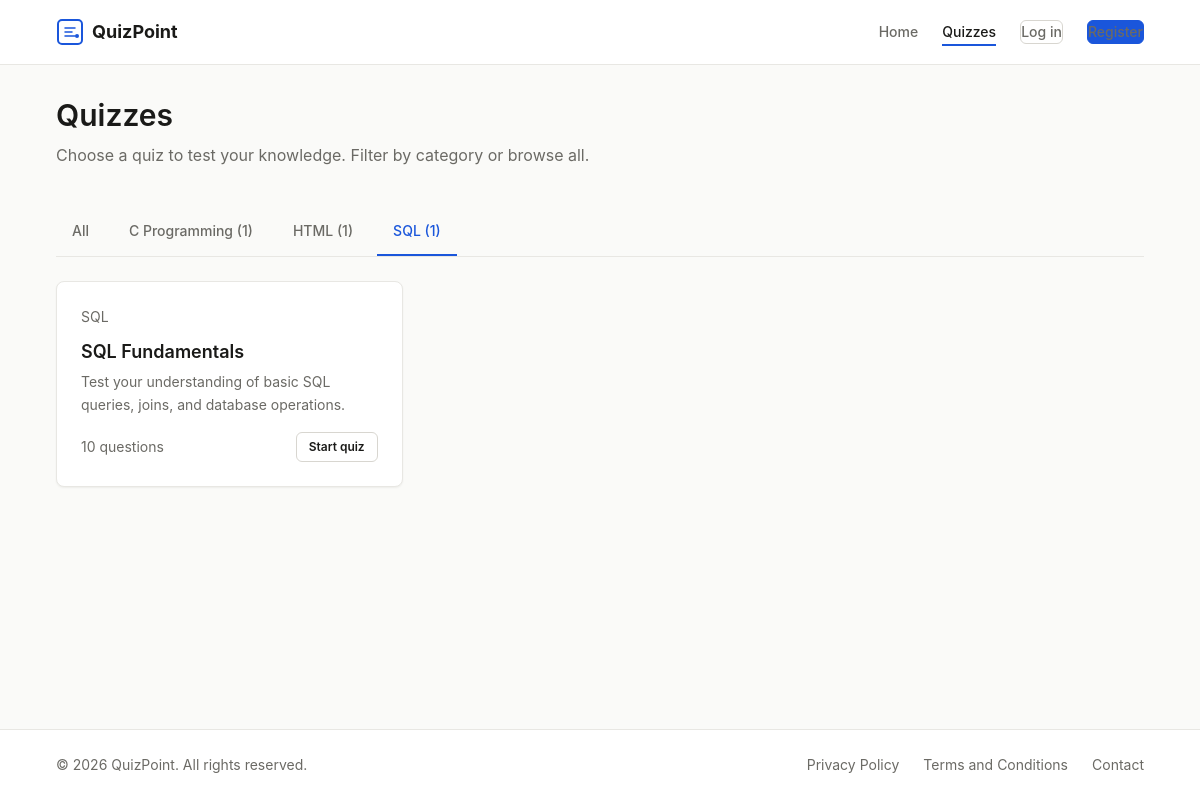
/quizzes.php?category=2, run on the app's committed database.
### tables this page shows
CREATE TABLE categories (
  category_id INT UNSIGNED AUTO_INCREMENT PRIMARY KEY,
  category_name VARCHAR(100) NOT NULL UNIQUE
);

CREATE TABLE quizzes (
  quiz_id INT UNSIGNED AUTO_INCREMENT PRIMARY KEY,
  title VARCHAR(255) NOT NULL,
  category_id INT UNSIGNED NOT NULL,
  description TEXT,
  status ENUM('active', 'inactive') NOT NULL DEFAULT 'active',
  created_at DATETIME NOT NULL DEFAULT CURRENT_TIMESTAMP,
  FOREIGN KEY (category_id) REFERENCES categories(category_id)
    ON DELETE RESTRICT ON UPDATE CASCADE,
  INDEX idx_category (category_id),
  INDEX idx_status (status)
);

### includes/helpers.php (called while the page is built, shortened)
<?php
function e(?string $value): string
{
    return htmlspecialchars((string)$value, ENT_QUOTES, 'UTF-8');
}
function truncate(string $text, int $maxLength = 120): string
{
    if (mb_strlen($text) <= $maxLength) {
        return $text;
    }
    return mb_substr($text, 0, $maxLength) . '...';
}

### quizzes.php (the view, shortened to what this page needs)
<?php
require_once __DIR__ . '/includes/helpers.php';
$db = getDB();
$categoryFilter = isset($_GET['category']) ? (int)$_GET['category'] : 0;
$categories = $db->query(
    'SELECT c.category_id, c.category_name,
            (SELECT COUNT(*) FROM quizzes WHERE category_id = c.category_id AND status = "active") AS quiz_count
     FROM categories c
     HAVING quiz_count > 0
     ORDER BY c.category_name'
)->fetchAll();
if ($categoryFilter > 0) {
    $stmt = $db->prepare(
        'SELECT q.quiz_id, q.title, q.description, c.category_name,
                (SELECT COUNT(*) FROM questions WHERE quiz_id = q.quiz_id) AS question_count
         FROM quizzes q
         JOIN categories c ON q.category_id = c.category_id
         WHERE q.status = "active" AND q.category_id = :cat
         ORDER BY q.title'
    );
    $stmt->execute([':cat' => $categoryFilter]);
}
$quizzes = $stmt->fetchAll();
require __DIR__ . '/includes/header.php';
?>
<div class="container">
    <div class="page-header">
        <h1>Quizzes</h1>
        <p>Choose a quiz to test your knowledge. Filter by category or browse all.</p>
    </div>
    <?php if (!empty($categories)): ?>
        <div class="admin-nav" role="navigation" aria-label="Category filter">
            <a href="<?= e(BASE_URL) ?>/quizzes.php"
               class="<?= $categoryFilter === 0 ? 'active' : '' ?>">All</a>
            <?php foreach ($categories as $cat): ?>
                <a href="<?= e(BASE_URL) ?>/quizzes.php?category=<?= (int)$cat['category_id'] ?>"
                   class="<?= $categoryFilter === (int)$cat['category_id'] ? 'active' : '' ?>">
                    <?= e($cat['category_name']) ?> (<?= (int)$cat['quiz_count'] ?>)
                </a>
            <?php endforeach; ?>
        </div>
    <?php endif; ?>
    <?php if (empty($quizzes)): ?>
        <div class="empty-state">
            <svg width="48" height="48" viewBox="0 0 24 24" fill="none" stroke="currentColor" stroke-width="1.5" stroke-linecap="round" stroke-linejoin="round" aria-hidden="true">
                <path d="M14 2H6a2 2 0 00-2 2v16a2 2 0 002 2h12a2 2 0 002-2V8z"/>
                <polyline points="14 2 14 8 20 8"/>
                <line x1="16" y1="13" x2="8" y2="13"/>
                <line x1="16" y1="17" x2="8" y2="17"/>
            </svg>
            <p>No quizzes found in this category.</p>
            <a href="<?= e(BASE_URL) ?>/quizzes.php" class="btn btn-outline">View all quizzes</a>
        </div>
    <?php else: ?>
        <div class="quiz-grid">
            <?php foreach ($quizzes as $quiz): ?>
                <a href="<?= e(BASE_URL) ?>/quiz.php?id=<?= (int)$quiz['quiz_id'] ?>" class="quiz-card-link">
                    <div class="card">
                        <div class="card-meta"><?= e($quiz['category_name']) ?></div>
                        <h3 class="card-title"><?= e($quiz['title']) ?></h3>
                        <p class="card-desc"><?= e(truncate($quiz['description'])) ?></p>
                        <div class="quiz-card-footer">
                            <span class="text-sm text-muted"><?= (int)$quiz['question_count'] ?> questions</span>
                            <span class="btn btn-sm btn-outline">Start quiz</span>
                        </div>
                    </div>
                </a>
            <?php endforeach; ?>
        </div>
    <?php endif; ?>
</div>
<div style="padding-bottom: var(--space-12);"></div>
<?php require __DIR__ . '/includes/footer.php'; ?>

### assets/css/style.css (style rules this page uses)
:root { --color-bg: #fafaf8; --color-bg-alt: #f2f1ed; --color-surface: #ffffff; --color-border: #d8d6d0; --color-border-light:#e8e7e3; --color-text: #1a1a18; --color-text-muted: #6b6a65; --color-accent: #1a56db; --color-accent-hover:#1547b8; --color-accent-light:#e8eefb; --color-success: #16794a; --color-success-bg: #e7f6ee; --color-error: #c43333; --color-error-bg: #fce8e8; --color-warning: #b45309; --color-warning-bg: #fef3e2; --font-family: -apple-system, BlinkMacSystemFont, "Segoe UI", Roboto, "Helvetica Neue", Arial, sans-serif, "Apple Color Emoji", "Segoe UI Emoji"; --font-mono: "SFMono-Regular", Consolas, "Liberation Mono", Menlo, monospace; --text-xs: 0.75rem; --text-sm: 0.875rem; --text-base: 1rem; --text-lg: 1.125rem; --text-xl: 1.25rem; --text-2xl: 1.5rem; --text-3xl: 1.875rem; --text-4xl: 2.25rem; --leading-tight: 1.25; --leading-normal: 1.6; --space-1: 0.25rem; --space-2: 0.5rem; --space-3: 0.75rem; --space-4: 1rem; --space-5: 1.25rem; --space-6: 1.5rem; --space-8: 2rem; --space-10: 2.5rem; --space-12: 3rem; --space-16: 4rem; --space-20: 5rem; --radius-sm: 4px; --radius-md: 6px; --radius-lg: 8px; --shadow-sm: 0 1px 2px rgba(26, 26, 24, 0.06); --shadow-md: 0 2px 6px rgba(26, 26, 24, 0.08); --transition: 150ms ease; --container-max: 1120px; }
*, *::before, *::after { box-sizing: border-box; margin: 0; padding: 0; }
html { font-size: 100%; -webkit-text-size-adjust: 100%; scroll-behavior: smooth; }
body { font-family: var(--font-family); font-size: var(--text-base); line-height: var(--leading-normal); color: var(--color-text); background-color: var(--color-bg); min-height: 100vh; display: flex; flex-direction: column; -webkit-font-smoothing: antialiased; -moz-osx-font-smoothing: grayscale; }
a { color: var(--color-accent); text-decoration: none; transition: color var(--transition); }
.container { width: 100%; max-width: var(--container-max); margin: 0 auto; padding: 0 var(--space-4); }
h1, h2, h3, h4, h5, h6 { line-height: var(--leading-tight); font-weight: 600; color: var(--color-text); }
h1 { font-size: var(--text-3xl); margin-bottom: var(--space-6); }
h3 { font-size: var(--text-xl); margin-bottom: var(--space-3); }
p { margin-bottom: var(--space-4); }
.text-muted { color: var(--color-text-muted); }
.text-sm { font-size: var(--text-sm); }
.btn { display: inline-flex; align-items: center; justify-content: center; gap: var(--space-2); font-family: var(--font-family); font-size: var(--text-sm); font-weight: 600; line-height: 1; padding: var(--space-3) var(--space-5); border: 1px solid transparent; border-radius: var(--radius-md); cursor: pointer; text-decoration: none; transition: background-color var(--transition), border-color var(--transition), color var(--transition), box-shadow var(--transition); white-space: nowrap; }
.btn-outline { background-color: transparent; color: var(--color-text); border-color: var(--color-border); }
.btn-sm { padding: var(--space-2) var(--space-3); font-size: var(--text-xs); }
.card { background: var(--color-surface); border: 1px solid var(--color-border-light); border-radius: var(--radius-lg); padding: var(--space-6); box-shadow: var(--shadow-sm); transition: box-shadow var(--transition); }
.card-title { font-size: var(--text-lg); font-weight: 600; margin-bottom: var(--space-2); }
.card-meta { font-size: var(--text-sm); color: var(--color-text-muted); margin-bottom: var(--space-3); }
.card-desc { font-size: var(--text-sm); color: var(--color-text-muted); margin-bottom: var(--space-4); line-height: var(--leading-normal); }
.page-header { padding: var(--space-8) 0 var(--space-6); }
.page-header h1 { margin-bottom: var(--space-2); }
.page-header p { color: var(--color-text-muted); max-width: 600px; }
.quiz-grid { display: grid; grid-template-columns: repeat(auto-fill, minmax(300px, 1fr)); gap: var(--space-6); }
.quiz-card-link { text-decoration: none; color: inherit; display: block; }
.quiz-card-footer { display: flex; align-items: center; justify-content: space-between; }
.admin-nav { display: flex; gap: var(--space-2); margin-bottom: var(--space-6); border-bottom: 1px solid var(--color-border-light); overflow-x: auto; }
.admin-nav a { padding: var(--space-3) var(--space-4); font-size: var(--text-sm); font-weight: 500; color: var(--color-text-muted); border-bottom: 2px solid transparent; white-space: nowrap; transition: color var(--transition), border-color var(--transition); }
.admin-nav a.active { color: var(--color-accent); border-bottom-color: var(--color-accent); }

### data on the page
categories: category_name "C Programming", quiz_count "1"
categories: category_name "HTML", quiz_count "1"
categories: category_name "SQL", quiz_count "1"
quizzes: category.category_name "SQL", title "SQL Fundamentals", description "Test your understanding of basic SQL queries, joins, and database operations.", question_count "10"

### other printed values
SITE_NAME "QuizPoint"
